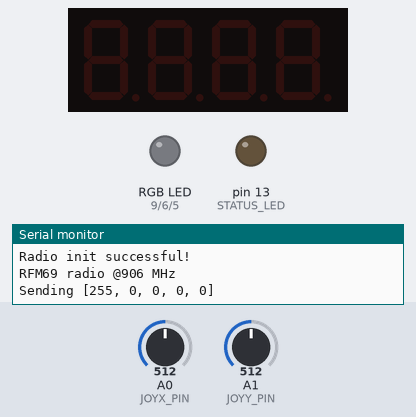
A sketch run on a simulated Arduino Uno, built with avr-gcc and run on an emulated ATmega328P. On the bench: 4-digit seven-segment display, an RGB LED mixed from three pins (HIGH = lit), output pins drawn as LEDs (lit = HIGH), the last lines printed to the serial monitor. The inputs (shaded band) are chosen by the test bench; at power-on: A0 (JOYX_PIN) = 512, A1 (JOYY_PIN) = 512. No radio packets arrive unless stated; pins used as bus, display or sensor lines are not drawn. At 1.2 s the program stops and its outputs stay as they are.

Above: at 0.1 s.
At 0.7 s:
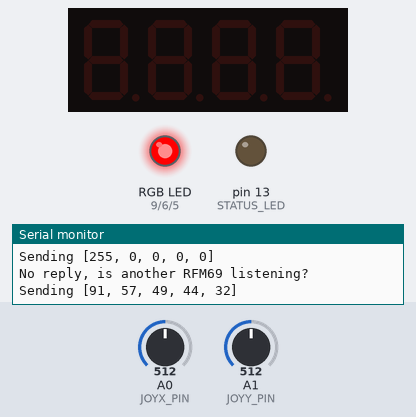
Timing chart, 0 to 2.2 s (numbered marks = the images above):
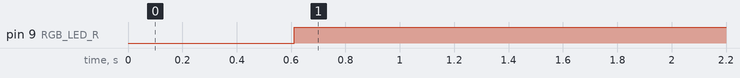

Measured:
- by itself, pin 9 (RGB_LED_R): LOW → HIGH at 0.61 s

The sketch:

drive_computerSide.ino
```cpp
/*
Tests addressed transmission and receipt of integers over nrf69 radio. Code is
for Feather 32u4 radio board.
Based on the sample Radiohead library demo and Adafruit documentation.

Lorenzo Shaikewitz, 6/6/2021
*/

#include <SPI.h>
#include <RH_RF69.h>
#include <RHReliableDatagram.h>
// For 7-segment display
#include <Wire.h>
#include <Adafruit_GFX.h>
#include "Adafruit_LEDBackpack.h"

/*** Begin Radio Setup ***/
#define FREQ    906.0

#define MY_ADDRESS      2
#define DEST_ADDRESS    1

// Pins
#define RFM69_CS    8
#define RFM69_INT   7   // also called G0
#define RFM69_RST   4
#define STATUS_LED  13

RH_RF69 rf69(RFM69_CS, RFM69_INT);
/*** End Radio Setup ***/

// pins for joystick
#define JOYX_PIN    A0
#define JOYY_PIN    A1
// pins for RGB status LED
#define RGB_LED_R   9
#define RGB_LED_G   6
#define RGB_LED_B   5

unsigned long lastTime = 0;
Adafruit_7segment matrix = Adafruit_7segment();


void setup() {
    Serial.begin(115200);
    // wait for serial monitor open
    // while (!Serial) {delay(10);}
    matrix.begin(0x70);

    pinMode(RGB_LED_R, OUTPUT);
    pinMode(RGB_LED_G, OUTPUT);
    pinMode(RGB_LED_B, OUTPUT);
    digitalWrite(RGB_LED_R, LOW);
    digitalWrite(RGB_LED_G, LOW);
    digitalWrite(RGB_LED_B, LOW);

    pinMode(STATUS_LED, OUTPUT);
    pinMode(RFM69_RST, OUTPUT);
    digitalWrite(RFM69_RST, LOW);

    // manual reset of radio
    digitalWrite(RFM69_RST, HIGH);
    delay(10);
    digitalWrite(RFM69_RST, LOW);
    delay(10);

    if (!rf69.init()) {
        Serial.println("Radio init failed");
        while (1);
    }
    Serial.println("Radio init successful!");

    if (!rf69.setFrequency(FREQ)) {
        Serial.println("setFrequency() failed");
    }

    rf69.setTxPower(20, true);  // range is 14-20 for the power

    // The encryption key has to be the same as the one in the server
    uint8_t key[] = { 0x01, 0x02, 0x03, 0x04, 0x05, 0x06, 0x07, 0x08,
                      0x01, 0x02, 0x03, 0x04, 0x05, 0x06, 0x07, 0x08};
    rf69.setEncryptionKey(key);

    Serial.print("RFM69 radio @"); Serial.print((int)FREQ); Serial.println(" MHz");

    lastTime = millis();
}

const int radioDelayMS = 25;
// Dont put this on the stack:
uint8_t buf[RH_RF69_MAX_MESSAGE_LEN];
uint8_t len = sizeof(buf);
uint8_t data[] = "KN4FVI";

class ArrayUint8_t {
    int m_size;
    uint8_t* m_array;
public:
    ArrayUint8_t(int size) : m_size{size} {
        m_array = new uint8_t[m_size]{};
    }

    int size() {return m_size;}

    uint8_t& operator[](int idx) {
        if (idx < m_size)
            return m_array[idx];
    }

    String toString() const {
        String str = "[";
        for (int i = 0; i < m_size; ++i) {
            str += static_cast<String>(m_array[i]);
            str += ", ";
        }
        str = str.substring(0, str.length()-2);
        str += "]";
        return str;
    }

    operator uint8_t*() const {
        return m_array;
    }

    ~ArrayUint8_t() {
        delete[] m_array;
    }
};

void loop() {
    unsigned long currentTime = millis();
    if (currentTime - lastTime > radioDelayMS) {
        // send a packet with the joystick readings
        int joyX = analogRead(JOYX_PIN);
        int joyY = analogRead(JOYY_PIN);
        rescaleJoy(joyX, joyY);     // map from -255 -> 255

        // create the packet
        ArrayUint8_t packet = ArrayUint8_t(5);
        if (joyX < 0) {
            packet[3] = -joyX;
        } else {
            packet[1] = joyX;
        }
        if (joyY < 0) {
            packet[4] = -joyY;
        } else {
            packet[2] = joyY;
        }
        packet[0] = 255;    // this means "send reply"
        Serial.print("Sending "); Serial.println(packet.toString());    // need way to cast integer array to string at some point

        // Send!
        rf69.send(packet, packet.size());
        rf69.waitPacketSent();

        // Now wait for a reply
        if (rf69.waitAvailableTimeout(500))  {
            // Should be a reply message for us now
            if (rf69.recv(buf, &len)) {
                Serial.print("Got a reply: ");
                int distVal = distToInt(buf);
                Serial.println(distVal);
                Serial.print("RSSI: ");
                Serial.println(rf69.lastRssi(), DEC);
                rssiToLED(rf69.lastRssi());

                matrix.print(distVal, DEC);
                matrix.writeDisplay();
            } else {
                Serial.println("Receive failed");
                rssiToLED(-100);
            }
        } else {
            Serial.println("No reply, is another RFM69 listening?");
            rssiToLED(-100);
        }
    }
}

void rescaleJoy(int& joyX, int& joyY) {
    if (joyX < 461)
        joyX = map(joyX, 0, 511, -255, 0);
    else if (joyX > 561)
        joyX = map(joyX, 511, 1023, 0, 255);
    else
        joyX = 0;

    if (joyY < 461)
        joyY = map(joyY, 0, 511, -255, 0);
    else if (joyY > 561)
        joyY = map(joyY, 511, 1023, 0, 255);
    else
        joyY = 0;
}

void rssiToLED(int rssiVal) {
    static int lowerRSSI{ -20 };
    static int upperRSSI{ -100 };
    float gradVal = static_cast<float>(rssiVal - lowerRSSI) / (upperRSSI - lowerRSSI);
    // if gradVal >= 1, bad connection
    gradVal = constrain(gradVal, 0, 1);
    int redVal = map(gradVal, 0, 1, 0, 255);
    analogWrite(RGB_LED_R, redVal);
    analogWrite(RGB_LED_G, 255 - redVal);
}

int distToInt(uint8_t* data) {
    return (int)(data[0] | (data[1] << 8));
}
```
